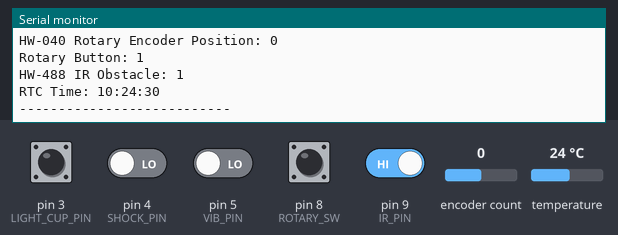
A sketch run on a simulated Arduino Uno, built with avr-gcc and run on an emulated ATmega328P. Shown: the last lines printed to the serial monitor. Inputs (shaded band) come from the test bench; at power-on: pin 8 (ROTARY_SW), pin 9 (IR_PIN) HIGH, pin 3 (LIGHT_CUP_PIN), pin 4 (SHOCK_PIN), pin 5 (VIB_PIN) LOW, encoder count 0, temperature 24 °C. The local clock reads 2024-03-15 10:24:30 at power-on unless the sketch sets it.

Above: at 1.2 s.
1.3 s: encoder count set to 1
At 2.7 s:
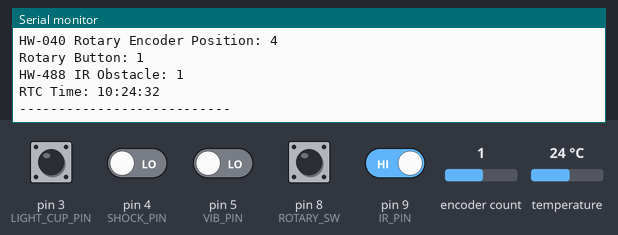
2.8 s: temperature set to 12 °C
At 4.2 s:
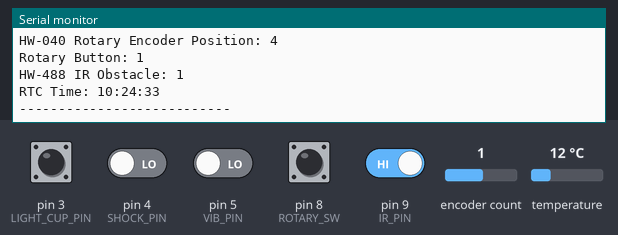
4.3 s: pin 3 (LIGHT_CUP_PIN) pulled HIGH for 1 s
6.8 s: pin 4 (SHOCK_PIN) driven HIGH
8.3 s: pin 5 (VIB_PIN) driven HIGH
9.8 s: pin 9 (IR_PIN) driven LOW
Timing chart, 0 to 12.3 s (numbered marks = the images above; inputs shaded):
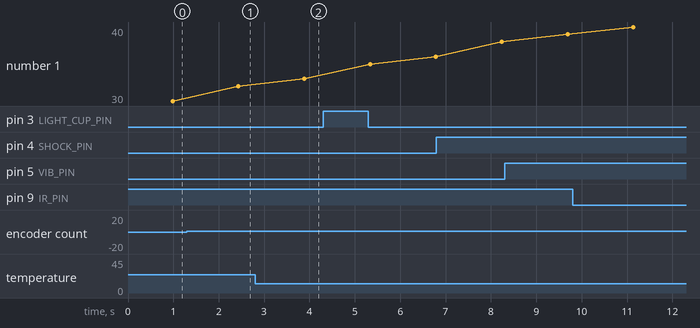

The sketch:

sensors_int.ino
```cpp
/********************
HANUMA Rover - Sensor Integration
Arduino Uno
HW-506 Temperature, HW-499 Light Cup,
HW-505/HW-513 Shock & Vibration,
HW-040 Rotary Encoder, HW-488 IR Obstacle,
DS3231 RTC
********************/

#include <OneWire.h>
#include <DallasTemperature.h>
#include <Wire.h>
#include "RTClib.h"
#include <Encoder.h>

// --- Pin Definitions ---
#define TEMP_PIN 2             // HW-506 DS18B20
#define LIGHT_CUP_PIN 3        // HW-499
#define SHOCK_PIN 4            // HW-505
#define VIB_PIN 5              // HW-513
#define ROTARY_CLK 6           // HW-040
#define ROTARY_DT 7
#define ROTARY_SW 8
#define IR_PIN 9               // HW-488

// --- Objects ---
OneWire oneWire(TEMP_PIN);
DallasTemperature tempSensor(&oneWire);
RTC_DS3231 rtc;
Encoder rotary(ROTARY_CLK, ROTARY_DT);

// --- Variables ---
long encoderPos = 0;

void setup() {
  Serial.begin(9600);

  // Setup digital inputs
  pinMode(LIGHT_CUP_PIN, INPUT);
  pinMode(SHOCK_PIN, INPUT);
  pinMode(VIB_PIN, INPUT);
  pinMode(IR_PIN, INPUT);
  pinMode(ROTARY_SW, INPUT_PULLUP); // Rotary button

  // Initialize sensors
  tempSensor.begin();
  if (!rtc.begin()) {
    Serial.println("RTC not found!");
    while (1); // Stop if RTC is missing
  }

  Serial.println("HANUMA Rover Sensors Initialized.");
}

void loop() {
  // --- Temperature (HW-506) ---
  tempSensor.requestTemperatures();
  float tempC = tempSensor.getTempCByIndex(0);

  // --- Light Cup Sensor (HW-499) ---
  int lightCupState = digitalRead(LIGHT_CUP_PIN);

  // --- Shock & Vibration (HW-505 / HW-513) ---
  int shockState = digitalRead(SHOCK_PIN);
  int vibState = digitalRead(VIB_PIN);

  // --- Rotary Encoder (HW-040) ---
  encoderPos = rotary.read();
  int rotaryButton = digitalRead(ROTARY_SW);

  // --- IR Obstacle Sensor (HW-488) ---
  int irState = digitalRead(IR_PIN);

  // --- RTC Time ---
  DateTime now = rtc.now();

  // --- Print All Sensor Values ---
  Serial.println("------ Sensor Values ------");
  Serial.print("HW-506 Temperature: "); Serial.print(tempC); Serial.println(" C");
  Serial.print("HW-499 Light Cup: "); Serial.println(lightCupState);
  Serial.print("HW-505 Shock: "); Serial.println(shockState);
  Serial.print("HW-513 Vibration: "); Serial.println(vibState);
  Serial.print("HW-040 Rotary Encoder Position: "); Serial.println(encoderPos);
  Serial.print("Rotary Button: "); Serial.println(rotaryButton);
  Serial.print("HW-488 IR Obstacle: "); Serial.println(irState);
  Serial.print("RTC Time: "); Serial.print(now.hour()); Serial.print(":");
  Serial.print(now.minute()); Serial.print(":"); Serial.println(now.second());
  Serial.println("---------------------------\n");

  delay(500); // Update every 0.5 seconds
}
```

Measured:
- after the input at 1.3 s, the serial monitor: prints a new line after 1.1 s (image 1)
- after the input at 2.8 s, the serial monitor: prints a new line after 0.91 s (image 2)
- plotted number 1: 33 → 36 after the input at 4.3 s
